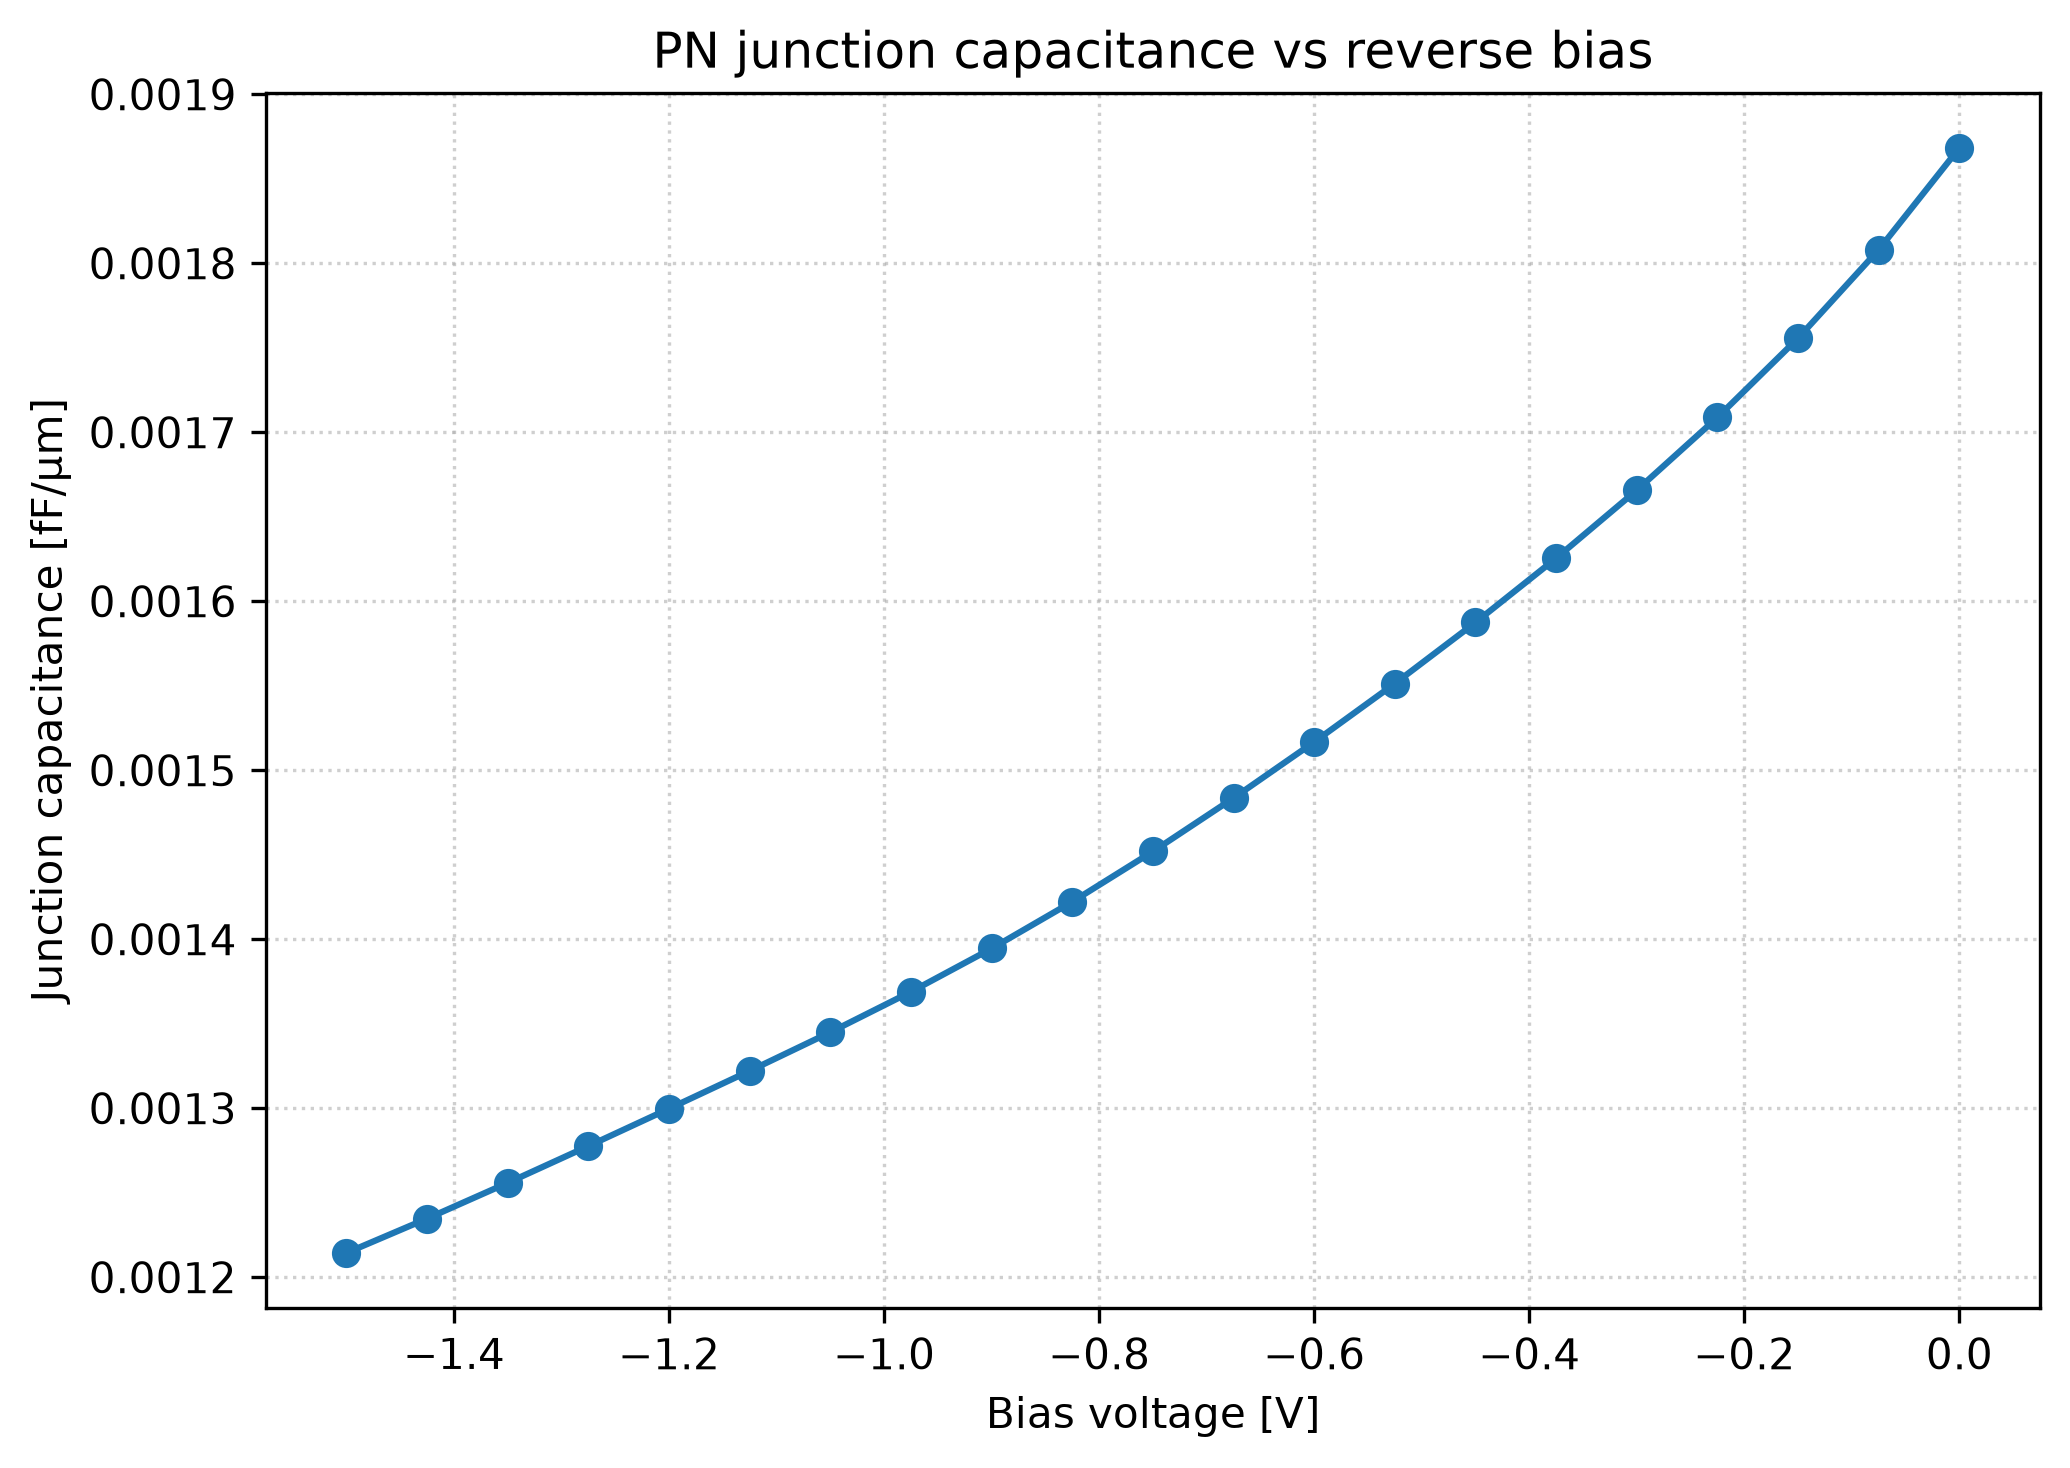

Recreate this plot in Python.
# -*- coding: utf-8 -*-
"""
Created on Mon Sep 21 2026

@author: USUARIO
"""

"""
Junction capacitance, resistance and RC bandwidth from the Lumerical CHARGE
small-signal AC sweep saved in 'ac_sweep.mat'.

The .mat file is saved by Lumerical in HDF5 format (MATLAB v7.3), so h5py is
the reader. The AC result is a group holding the small-signal current dI, the
small-signal voltage dV_anode, the frequency vector f and the DC bias vector
V_anode.

From the admittance Y = dI/dV_anode:
    C = Im(Y) / (2*pi*f)      junction capacitance
    R = 1 / Re(Y)             small-signal resistance seen at the anode

UNITS: CHARGE's 2D solver reports extensive quantities per unit length along the
uniform z direction, so C below is a capacitance per unit length (F/m) and R is
an ohms-metre (ohm*m). Both are converted for display: C in fF/um (numerically
the same as pF/mm).

CAVEAT ON f_3dB: in reverse bias the junction conducts almost nothing, so at low
frequency 1/Re(Y) is the junction's shunt resistance, which is enormous and has
nothing to do with the modulation bandwidth. The series resistance that actually
sets the RC limit only shows up in the high-frequency asymptote of the
admittance. The bandwidth printed at the end is therefore computed from
C at the low-frequency plateau and R at the highest frequency. Treat it as an
order-of-magnitude estimate, not a substitute for a dedicated RF extraction.
"""

import numpy as np
import h5py
import matplotlib.pyplot as plt

# ---------------------------------------------------------------
# Load .mat file (HDF5 format)
# ---------------------------------------------------------------
filename = "PhaseShifter/CHARGE/ac_sweep.mat"


def read_complex(dset):
    """Lumerical stores complex arrays as compound datasets with real/imag."""
    arr = dset[()]
    if arr.dtype.names and 'real' in arr.dtype.names:
        return arr['real'] + 1j * arr['imag']
    return arr


def find_dataset(h5file, *names):
    """
    Locate a dataset anywhere in the file by basename.

    Lumerical nests the AC result inside a group whose name comes from the
    contact, and that group name is not worth hard-coding: a recursive search
    finds 'dI' wherever it sits and stays correct if the result is renamed.
    """
    hits = []

    def collect(path, obj):
        if isinstance(obj, h5py.Dataset) and path.split("/")[-1] in names:
            hits.append(path)

    h5file.visititems(collect)
    if not hits:
        raise KeyError(
            f"None of {names} found in {filename}. "
            f"Contents: {list(h5file.keys())}"
        )
    # Prefer the shortest path (shallowest in the tree) if there are several.
    return sorted(hits, key=len)[0]


with h5py.File(filename, "r") as f:
    # Uncomment to inspect the structure of the file:
    # f.visititems(lambda p, o: print(p, o))

    dI  = np.squeeze(read_complex(f[find_dataset(f, "dI")]))
    dV  = np.squeeze(read_complex(f[find_dataset(f, "dV_anode", "dV")]))
    fq  = np.squeeze(np.array(f[find_dataset(f, "f")], dtype=float))
    Vdc = np.squeeze(np.array(f[find_dataset(f, "V_anode", "V")], dtype=float))

dV = np.asarray(dV, dtype=complex)

# ---------------------------------------------------------------
# Put the arrays in a known orientation: (n_bias, n_frequency)
# ---------------------------------------------------------------
if dI.ndim == 1:
    # A single bias point was swept: one row.
    dI = dI[np.newaxis, :]
elif dI.ndim == 2 and dI.shape[0] != Vdc.size and dI.shape[1] == Vdc.size:
    dI = dI.T

if dV.ndim == 1:
    dV = dV[:, np.newaxis]

n_bias, n_freq = dI.shape
assert n_freq == fq.size, (
    f"dI has {n_freq} frequency points but f has {fq.size}"
)
print(f"AC data: {n_bias} bias points x {n_freq} frequencies")
print(f"Bias range: {Vdc.min():.2f} to {Vdc.max():.2f} V")
print(f"Frequency range: {fq.min():.3e} to {fq.max():.3e} Hz")

# ---------------------------------------------------------------
# Admittance split
# ---------------------------------------------------------------
with np.errstate(divide="ignore", invalid="ignore"):
    Y = dI / dV

C = np.imag(Y) / (2 * np.pi * fq[np.newaxis, :])     # F/m
R = 1.0 / np.real(Y)                                  # ohm*m

# Quasi-static capacitance: the low-frequency plateau. Taking the median over the
# lowest decade keeps one noisy point from setting the value.
low_decade = fq <= fq.min() * 10.0
C_low = np.median(C[:, low_decade], axis=1)
C_fF_per_um = C_low * 1e9        # 1 F/m = 1e9 fF/um

print("\n=== Junction capacitance ===")
for v, c in zip(Vdc, C_fF_per_um):
    print(f"  V = {v:+.2f} V   C = {c:.3f} fF/um")

i_zero = int(np.argmin(np.abs(Vdc)))
i_max = int(np.argmax(np.abs(Vdc)))
print(f"\n  C at {Vdc[i_zero]:+.2f} V (nearly unbiased): {C_fF_per_um[i_zero]:.3f} fF/um")
print(f"  C at {Vdc[i_max]:+.2f} V (deepest reverse): {C_fF_per_um[i_max]:.3f} fF/um")
print(f"  ratio C(0 V)/C(V_max): {C_fF_per_um[i_zero] / C_fF_per_um[i_max]:.2f}")

# ---------------------------------------------------------------
# Series resistance and RC bandwidth
# ---------------------------------------------------------------
# 1/Re(Y) is NOT the resistance that sets the modulation speed at low frequency:
# in reverse bias the junction conducts almost nothing, so Re(Y) there is the
# junction's shunt conductance and the resistance is enormous. The series
# resistance of the doped regions appears in the high-frequency asymptote
# instead. For a junction Y_j = G_j + j*w*C_j in series with R_s, the admittance
# seen at the contact is Y_j/(1 + R_s*Y_j), which tends to 1/R_s as w grows.
R_at_max_f = 1.0 / np.real(Y[:, -1])
R_prev = 1.0 / np.real(Y[:, -2])

# Sanity check that the sweep actually reached that plateau. If the last two
# frequency points still disagree, f_max is below the RC cutoff and the
# resistance below is not yet the series resistance - extend the sweep.
flat = np.abs(R_at_max_f / R_prev - 1.0) < 0.05
if not np.all(flat):
    bad = np.where(~flat)[0]
    print(f"\n  WARNING: 1/Re(Y) has not flattened by f_max at {bad.size} bias "
          f"point(s). The series resistance below is not converged there; raise "
          f"'log stop frequency' in step08_ac_setup.lsf.")

f_3dB = 1.0 / (2 * np.pi * R_at_max_f * C_low)

print("\n=== Series resistance and RC bandwidth ===")
for v, r, f3 in zip(Vdc, R_at_max_f, f_3dB):
    print(f"  V = {v:+.2f} V   R_s = {r:.4g} ohm*m   f_3dB = {f3 / 1e9:.1f} GHz")
print(f"\n  Best f_3dB: {np.max(f_3dB) / 1e9:.1f} GHz at "
      f"{Vdc[int(np.argmax(f_3dB))]:+.2f} V")
print(f"Worst f_3dB: {np.min(f_3dB) / 1e9:.1f} GHz at "
      f"{Vdc[int(np.argmin(f_3dB))]:+.2f} V")
print("  Note: this is a lumped RC estimate from the small-signal admittance. "
      "It ignores the\n  contact pad capacitance and the driver impedance, so "
      "treat it as an upper bound on the\n  intrinsic junction bandwidth.")

# ---------------------------------------------------------------
# Plot 1: capacitance vs bias
# ---------------------------------------------------------------
fig1, ax1 = plt.subplots(figsize=(7, 5))
ax1.plot(Vdc, C_fF_per_um, 'o-', color='tab:blue')
ax1.set_xlabel("Bias voltage [V]")
ax1.set_ylabel("Junction capacitance [fF/µm]")
ax1.set_title("PN junction capacitance vs reverse bias")
ax1.grid(True, linestyle=":", alpha=0.6)
fig1.tight_layout()
fig1.savefig("PhaseShifter/CHARGE/capacitance_vs_bias.png", dpi=300, bbox_inches="tight")

# ---------------------------------------------------------------
# Plot 2: resistance vs bias, low and high frequency
# ---------------------------------------------------------------
fig2, ax2 = plt.subplots(figsize=(7, 5))
ax2.semilogy(Vdc, np.abs(R[:, 0]), 'o-', color='tab:orange',
             label=f"f = {fq[0]:.0e} Hz (shunt-limited)")
ax2.semilogy(Vdc, np.abs(R[:, -1]), 's-', color='tab:red',
             label=f"f = {fq[-1]:.0e} Hz (series resistance)")
ax2.set_xlabel("Bias voltage [V]")
ax2.set_ylabel(r"$1/\mathrm{Re}(Y)$ [$\Omega\cdot$m]")
ax2.set_title("Small-signal resistance vs reverse bias")
ax2.grid(True, which="both", linestyle=":", alpha=0.6)
ax2.legend()
fig2.tight_layout()
fig2.savefig("PhaseShifter/CHARGE/resistance_vs_bias.png", dpi=300, bbox_inches="tight")

# ---------------------------------------------------------------
# Plot 3: capacitance spectrum at a few bias points
# ---------------------------------------------------------------
fig3, ax3 = plt.subplots(figsize=(7, 5))
picks = np.unique(np.linspace(0, n_bias - 1, 5).astype(int))
for i in picks:
    ax3.semilogx(fq, C[i, :] * 1e9, '-', label=f"V = {Vdc[i]:+.2f} V")
ax3.set_xlabel("Frequency [Hz]")
ax3.set_ylabel("Capacitance [fF/µm]")
ax3.set_title("Capacitance spectrum at selected bias points")
ax3.grid(True, which="both", linestyle=":", alpha=0.6)
ax3.legend(fontsize=9)
fig3.tight_layout()
fig3.savefig("PhaseShifter/CHARGE/capacitance_vs_frequency.png", dpi=300, bbox_inches="tight")

plt.show()
